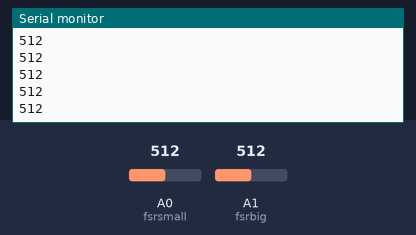
A sketch run on a simulated Arduino Uno, built with avr-gcc and run on an emulated ATmega328P. Parts: the last lines printed to the serial monitor. Inputs (shaded band) come from the test bench; at power-on: A0 (fsrsmall) = 512, A1 (fsrbig) = 512.

Above: at 1.2 s.
1.3 s: A0 (fsrsmall) set to 490
At 1.8 s:
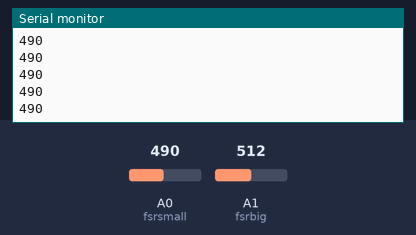
2.8 s: A0 (fsrsmall) set to 510
At 3.3 s:
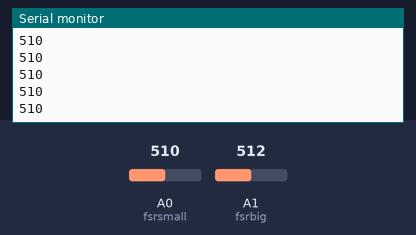
Timing chart, 0 to 5.8 s (numbered marks = the images above; inputs shaded):
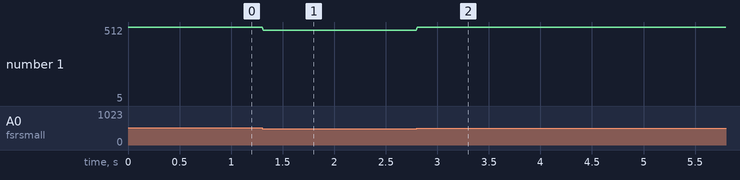

Measured:
- after the input at 1.3 s, the serial monitor: prints a new line at once (image 1)
- after the input at 2.8 s, the serial monitor: prints a new line at once (image 2)
- plotted number 1: 512 → 490 after the input at 1.3 s, 490 → 5 after the input at 2.8 s

The sketch:

fsr.ino
```cpp
#define fsrsmall A0
#define fsrbig A1

int fsrsmallreading;
int fsrbigreading;
unsigned long start, ending, duration;
byte timerRunning;
int numsmall=0;
int numbig=0;
int sumsmall=0;
int sumbig=0;
int avgbig=0;
int avgsmall=0;
int threshhold=500;
int resistor=5000;

int fsrPin = 1;     // the FSR and 10K pulldown are connected to a0
int fsrReading;     // the analog reading from the FSR resistor divider
int fsrVoltage;     // the analog reading converted to voltage
unsigned long fsrResistance;  // The voltage converted to resistance, can be very big so make "long"
unsigned long fsrConductance;
long fsrForce;       // Finally, the resistance converted to force
void setup() {
  Serial.begin(9600);
}
void loop() {
  fsrsmallreading = analogRead(fsrsmall);
  fsrbigreading = analogRead(fsrbig);
  //Serial.println("time since running: "+millis());
//  Serial.print("Small reading = ");
//  Serial.println(fsrsmallreading);
//  Serial.print("Big reading = ");
//  Serial.println(fsrbigreading);
//  Serial.println("__________________");
//
//  Serial.print((pow(1.01,fsrbigreading+.0001))/4000);//big
//  Serial.print(",");
//  Serial.println((pow(1.01,fsrsmallreading+.0001))/1400);//small
//}
//  Serial.print(",");
//  Serial.println(fsrbigreading);

//  if((fsrsmallreading>threshhold || fsrbigreading>threshhold) && timerRunning==0){
//    timerRunning=1;
//    start=millis();
//    sumsmall=sumsmall+fsrsmallreading;
//    numsmall=numsmall+1;
//    numbig=numbig+1;
//    sumbig=sumbig+fsrbigreading;
//  }
//  if((fsrsmallreading<=threshhold && fsrbigreading<=threshhold) && timerRunning==1){
//    timerRunning=0;
//    ending=millis();
//    avgbig=sumbig/numbig;
//    avgsmall=sumsmall/numsmall;
//    duration=ending-start;
//    Serial.print("duration of push: ");
//    Serial.println(duration);
//    Serial.print("average big force: ");
//    Serial.println(avgbig);
//    Serial.print("average small force: ");
//    Serial.println(avgsmall);
//
//
//    sumsmall=0;
//    numsmall=0;
//    sumbig=0;
//    numbig=0;
//  }
normalprint();
delay(10);
}
void trys(){
  Serial.println(fsrbigreading*fsrbigreading);
}
void testscale(){
  Serial.print(((1023*resistor)/fsrbigreading)-resistor);
  Serial.print(1024);
  Serial.print(",");
  Serial.println(fsrbigreading);
}
void normalprint(){
    Serial.println(fsrsmallreading);
//    Serial.print(",");
//    Serial.println(fsrbigreading);
}
void newtons() {
  fsrReading = analogRead(fsrPin);
  Serial.print("Analog reading = ");
  Serial.println(fsrReading);

  // analog voltage reading ranges from about 0 to 1023 which maps to 0V to 5V (= 5000mV)
  fsrVoltage = map(fsrReading, 0, 1023, 0, 5000);
  Serial.print("Voltage reading in mV = ");
  Serial.println(fsrVoltage);

  if (fsrVoltage == 0) {
    Serial.println("No pressure");
  } else {
    // The voltage = Vcc * R / (R + FSR) where R = 10K and Vcc = 5V
    // so FSR = ((Vcc - V) * R) / V        yay math!
    fsrResistance = 5000 - fsrVoltage;     // fsrVoltage is in millivolts so 5V = 5000mV
    fsrResistance *= 10000;                // 10K resistor
    fsrResistance /= fsrVoltage;
    Serial.print("FSR resistance in ohms = ");
    Serial.println(fsrResistance);

    fsrConductance = 1000000;           // we measure in micromhos so
    fsrConductance /= fsrResistance;
    Serial.print("Conductance in microMhos: ");
    Serial.println(fsrConductance);

    // Use the two FSR guide graphs to approximate the force
    if (fsrConductance <= 1000) {
      fsrForce = fsrConductance / 80;
      Serial.print("Force in Newtons: ");
      Serial.println(fsrForce);
    } else {
      fsrForce = fsrConductance - 1000;
      fsrForce /= 30;
      Serial.print("Force in Newtons: ");
      Serial.println(fsrForce);
    }
  }
  Serial.println("--------------------");
  delay(1000);
}
```
